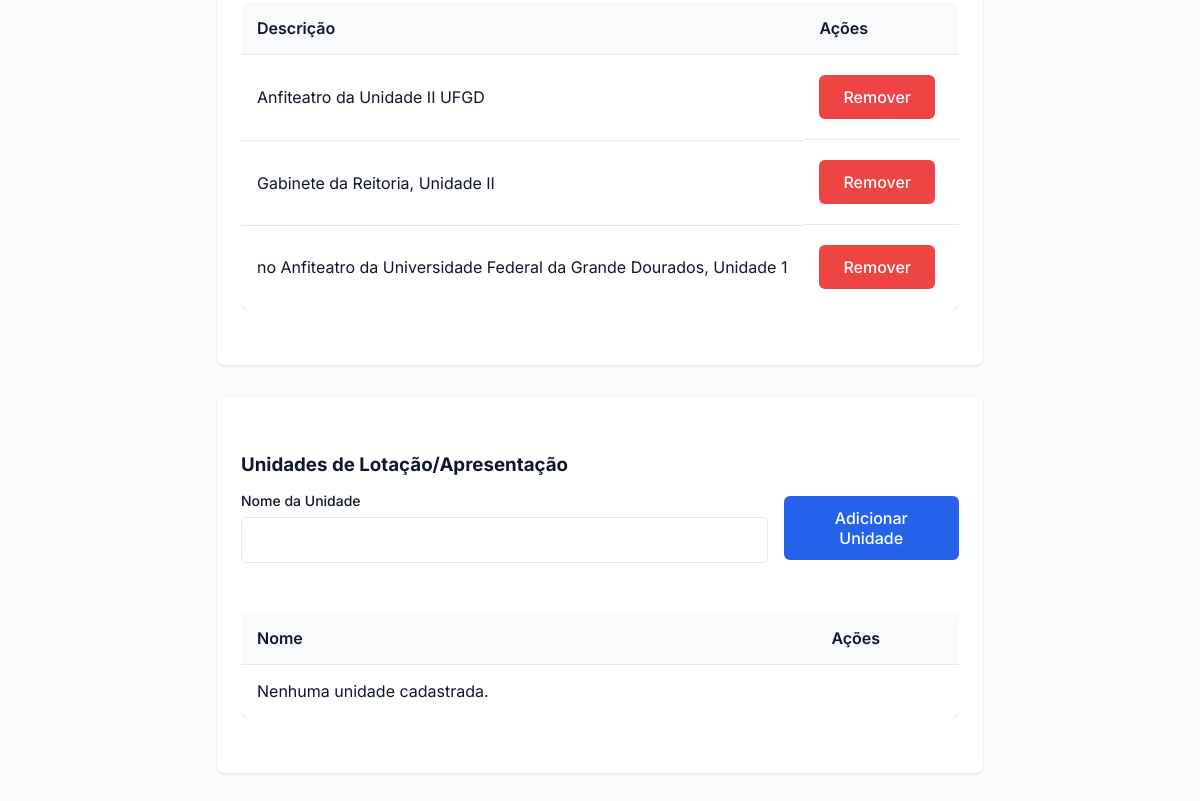
Page /config/gerenciar_opcoes (signed in, lower part) on the earlier database version.
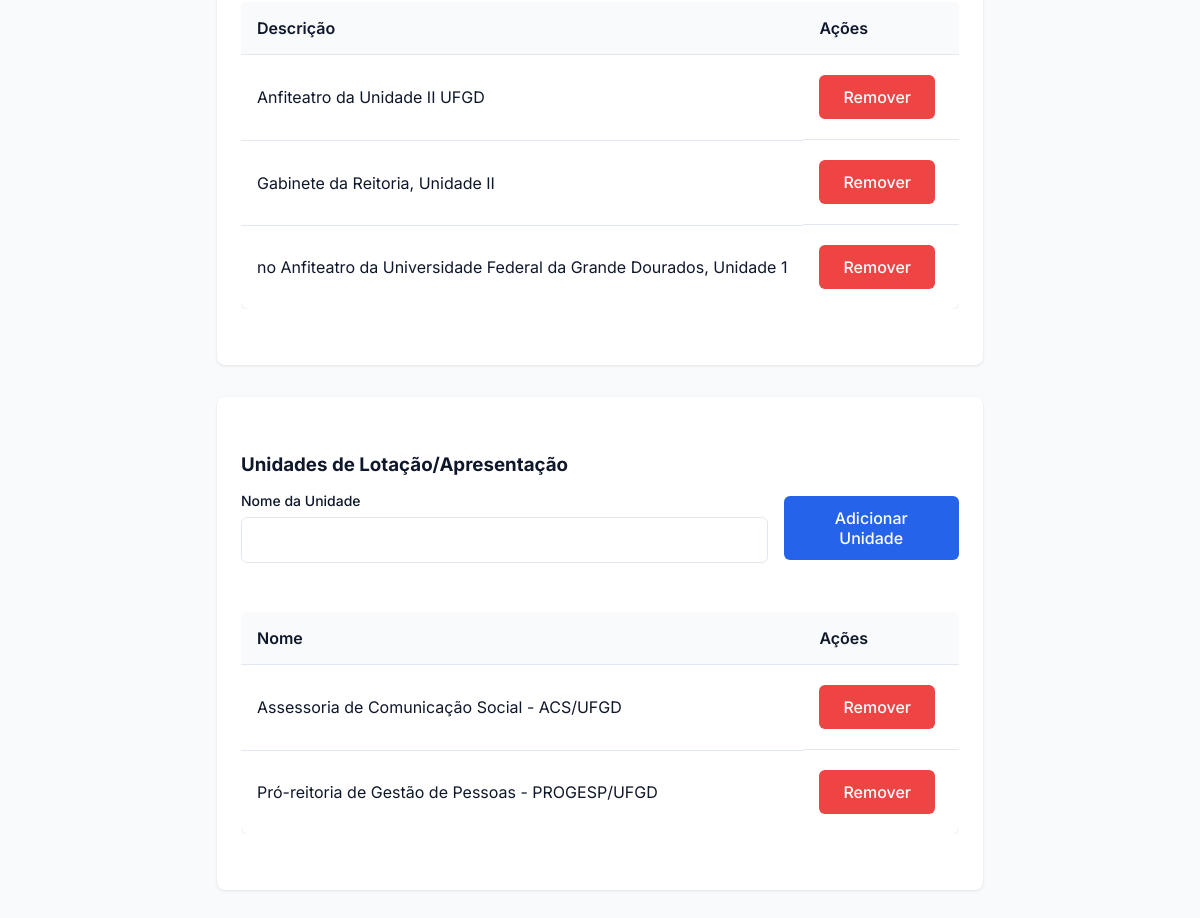
Same page on the later database version.
### tables this page shows
CREATE TABLE Opcao (
        id_opcao INTEGER PRIMARY KEY AUTOINCREMENT,
        tipo_opcao TEXT NOT NULL, -- Ex: 'reitor', 'local'
        valor_opcao TEXT NOT NULL UNIQUE -- Ex: 'Marcelo Matias de Almeida'
    );

### gama/routes/config_routes.py (the view, shortened to what this page needs)
@config_bp.route('/gerenciar_opcoes', methods=['GET', 'POST'])
def gerenciar_opcoes():
    if 'usuario_id' not in session or session.get('tipo') != 'administrador':
        flash('Acesso negado.', 'error')
        return redirect(url_for('auth.login'))
    try:
        opcoes_reitor = Opcao.get_por_tipo('reitor')
        opcoes_local = Opcao.get_por_tipo('local')
        opcoes_unidade = Opcao.get_por_tipo('unidade') # <-- ADICIONADO
    except Exception as e:
        flash(f'Erro ao carregar opções: {e}', 'error')
        opcoes_reitor = []
        opcoes_local = []
        opcoes_unidade = [] # <-- ADICIONADO
    return render_template(
        'config_opcoes.html',
        nome=session.get('nome'),
        opcoes_reitor=opcoes_reitor,
        opcoes_local=opcoes_local,
        opcoes_unidade=opcoes_unidade # <-- ADICIONADO
    )

### app.py (called while the page is built)
@app.before_request
def make_session_permanent():
    session.permanent = True

### gama/database/database.py (called while the page is built)
def conectar():
    diretorio_db = "gama/database"
    if not os.path.exists(diretorio_db):
        os.makedirs(diretorio_db)
    return sqlite3.connect(f"{diretorio_db}/editais.db")

### gama/models/configuracao.py (called while the page is built)
    @staticmethod
    def get_por_tipo(tipo_opcao):
        conn = conectar()
        conn.row_factory = sqlite3.Row # Retorna como dicionário
        cursor = conn.cursor()
        try:
            cursor.execute("SELECT * FROM Opcao WHERE tipo_opcao = ? ORDER BY valor_opcao", (tipo_opcao,))
            return [dict(row) for row in cursor.fetchall()]
        except sqlite3.Error as e:
            print(f"Erro ao buscar opções: {e}")
            return []
        finally:
            conn.close()

### gama/templates/config_opcoes.html (shortened to what this page needs)
<!DOCTYPE html>
<html lang="pt-BR">
<head>
    <link rel="stylesheet" href="{{ url_for('static', filename='css/estilo.css') }}">
    <link rel="stylesheet" href="{{ url_for('static', filename='css/usuarios.css') }}">
    <link rel="stylesheet" href="{{ url_for('static', filename='css/dashboard.css') }}">
    <link rel="stylesheet" href="https://cdnjs.cloudflare.com/ajax/libs/font-awesome/6.5.0/css/all.min.css">
</head>
<body>
    <div class="dashboard">
        <main class="dashboard-content container">
            <div class="form-container">
                <div class="tabela-container" style="margin-top: 1.5rem;">
                    <table class="table">
                        <thead>
                            <tr>
                                <th>Descrição</th>
                                <th style="width: 20%;">Ações</th>
                            </tr>
                        </thead>
                        <tbody>
                            {% for local in opcoes_local %}
                            <tr>
                                <td>{{ local.valor_opcao }}</td>
                                <td class="acoes">
                                    <form action="{{ url_for('config.remover_opcao', id_opcao=local.id_opcao) }}" method="POST" onsubmit="return confirm('Tem certeza?');">
                                        <button type="submit" class="btn btn-perigo">Remover</button>
                                    </form>
                                </td>
                            </tr>
                            {% else %}
                            <tr>
                                <td colspan="2">Nenhum local cadastrado.</td>
                            </tr>
                            {% endfor %}
                        </tbody>
                    </table>
                </div>
            </div>
            <div class="form-container">
                <h3 class="titulo">Unidades de Lotação/Apresentação</h3>
                <form action="{{ url_for('config.gerenciar_opcoes') }}" method="POST">
                    <div class="form-row">
                        <div class="form-group" style="flex-grow: 3;">
                            <label for="valor_unidade" class="form-label">Nome da Unidade</label>
                            <input type="text" id="valor_unidade" name="valor_opcao" class="form-input" required>
                        </div>
                        <div class="form-group" style="flex-grow: 1; align-self: flex-end;">
                            <button type="submit" class="btn btn-primary" style="width: 100%;">Adicionar Unidade</button>
                        </div>
                    </div>
                </form>
                <div class="tabela-container" style="margin-top: 1.5rem;">
                    <table class="table">
                        <thead>
                            <tr>
                                <th>Nome</th>
                                <th style="width: 20%;">Ações</th>
                            </tr>
                        </thead>
                        <tbody>
                            {% for unidade in opcoes_unidade %}
                            <tr>
                                <td>{{ unidade.valor_opcao }}</td>
                                <td class="acoes">
                                    <form action="{{ url_for('config.remover_opcao', id_opcao=unidade.id_opcao) }}" method="POST" onsubmit="return confirm('Tem certeza?');">
                                        <button type="submit" class="btn btn-perigo">Remover</button>
                                    </form>
                                </td>
                            </tr>
                            {% else %}
                            <tr>
                                <td colspan="2">Nenhuma unidade cadastrada.</td>
                            </tr>
                            {% endfor %}
                        </tbody>
                    </table>
                </div>
            </div>
        </main>
    </div>
</body>
</html>

### gama/static/css/estilo.css (style rules this page uses)
* { margin: 0; padding: 0; box-sizing: border-box; font-family: 'Inter', sans-serif; }
:root { --primary: #2563eb; --primary-dark: #4338ca; --secondary: #64748b; --danger: #ef4444; --success: #22c55e; --background: #f8fafc; --surface: #ffffff; --text: #0f172a; --text-light: #64748b; --primary-light: #93c5fd; --secondary: #2563eb; --accent: #10b981; --card-bg: #ffffff; }
body { background-color: var(--background); color: var(--text); min-height: 100vh; }
.container { max-width: 1200px; margin: 0 auto; padding: 0 1rem; }
.form-group { margin-bottom: 1.5rem; }
.form-label { display: block; font-size: 0.875rem; font-weight: 500; margin-bottom: 0.5rem; color: var(--text); }
.form-input { width: 100%; padding: 0.75rem 1rem; border: 1px solid #e2e8f0; border-radius: 6px; font-size: 1rem; transition: all 0.2s; }
.btn { display: inline-flex; align-items: center; justify-content: center; padding: 0.75rem 1.5rem; margin-right: 0.5rem; margin-top: 0.25rem; margin-bottom: 0.25rem; background-color: var(--primary); color: white; font-size: 1rem; font-weight: 500; border-radius: 6px; cursor: pointer; transition: all 0.2s; border: none; text-decoration: none; }
.btn-primary { background-color: var(--primary); color: white; }
.dashboard-content { padding: 2rem; }

### gama/static/css/usuarios.css (style rules this page uses)
.titulo { margin-top: 2rem; margin-bottom: 1rem; }
.tabela-container { overflow-x: auto; margin-bottom: 2rem; }
.table { width: 100%; border-collapse: collapse; background-color: var(--surface); border-radius: 8px; overflow: hidden; box-shadow: 0 1px 3px 0 rgb(0 0 0 / 0.1); }
.table th, .table td { padding: 1rem; text-align: left; border-bottom: 1px solid #e2e8f0; }
.table th { background-color: #f8fafc; font-weight: 600; }
.table tr:last-child td { border-bottom: none; }
.acoes { display: flex; gap: 0.5rem; }
.btn-perigo { background-color: var(--danger); color: white; }
.form-container { background-color: var(--surface); padding: 1.5rem; border-radius: 8px; box-shadow: 0 1px 3px 0 rgb(0 0 0 / 0.1); margin-bottom: 2rem; }
.form-row { display: flex; gap: 1rem; margin-bottom: 1rem; }
.form-group { flex: 1; }

### gama/static/css/dashboard.css (style rules this page uses)
.dashboard { min-height: 100vh; display: grid; grid-template-rows: auto 1fr; }
.container { max-width: 1200px; margin: 0 auto; padding: 0 1rem; }

Differences in the rows shown:
added Opcao: valor_opcao "Assessoria de Comunicação Social - ACS/UFGD", shown under "Unidades de Lotação/Apresentação"
added Opcao: valor_opcao "Pró-reitoria de Gestão de Pessoas - PROGESP/UFGD", shown under "Unidades de Lotação/Apresentação"
Other differences:
text no longer shown: "Nenhuma unidade cadastrada."
